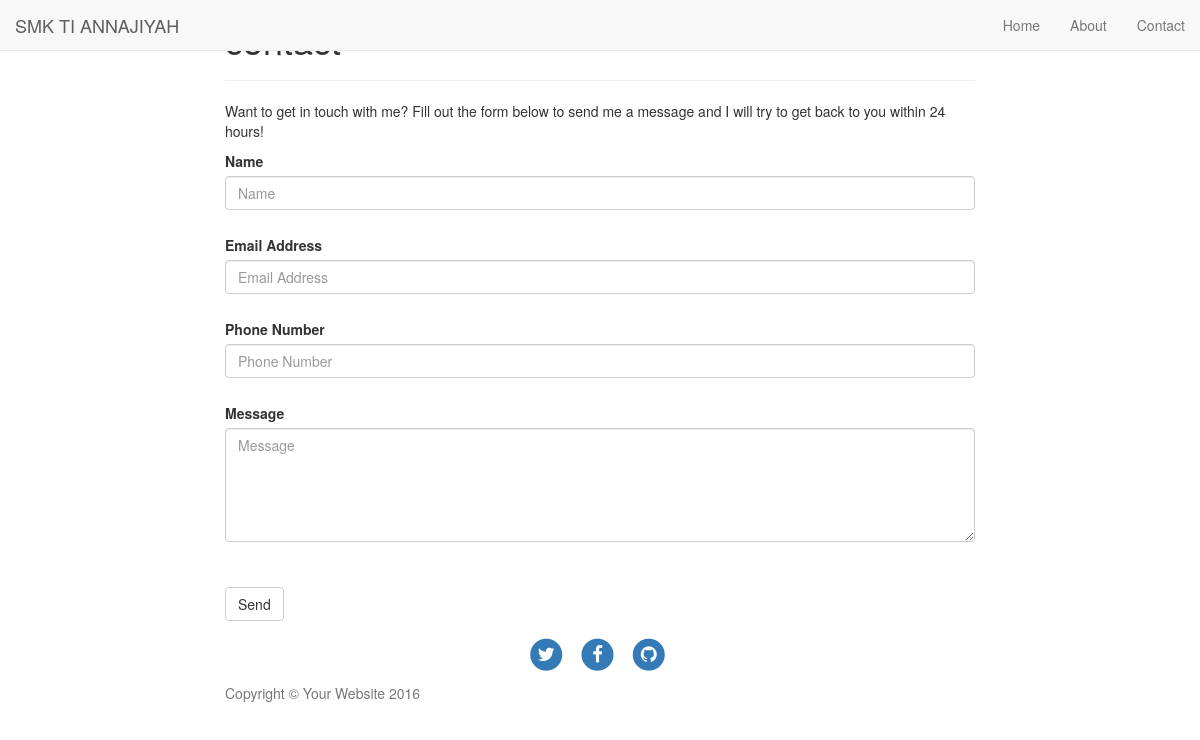
Page /blog/contact.php on the committed database.
### tables this page shows
CREATE TABLE IF NOT EXISTS `menu` (
  `ID` int(11) NOT NULL,
  `name` text NOT NULL,
  `link` varchar(100) NOT NULL,
  `order by` int(2) NOT NULL
);

### database.php (called while the page is built, shortened)
<?php
class database{
private $host;
private $username;
private $password;
private $dbname;
function __construct($a,$b,$c,$d){
$this->host=$a;
$this->username=$b;
$this->password=$c;
$this->dbname=$d;
}
function connect(){
$con=mysqli_connect($this->host,$this->username,$this->password,$this->dbname);
return $con;
}
function get_Menu_Ordered(){
$con=$this->connect();
$query="SELECT * FROM menu";
$result = mysqli_query($con,$query);
return $result;
}
}

### blog/page.php (the view, shortened to what this page needs)
<?php
class page {
private $db;
function __construct(){
global $database;
$this->db=$database;
}
function fhead($title="SMK TI ANNAJIYAH BISA"){  ?>
<!DOCTYPE html>
<html lang="en">
<head>
    <link href="<?php echo base_css ?>bootstrap.min.css" rel="stylesheet">
    <link href="<?php echo base_css ?>clean-blog.min.css" rel="stylesheet">
    <link href="http://maxcdn.bootstrapcdn.com/font-awesome/4.1.0/css/font-awesome.min.css" rel="stylesheet" type="text/css">
</head>
<body>
<?php }
function fnav(){  ?>
    <nav class="navbar navbar-default navbar-custom navbar-fixed-top">
        <div class="container-fluid">
            <div class="navbar-header page-scroll">
                <a class="navbar-brand" href="<?php echo base_url ?>blog/home.php"><?php echo namasitus?></a>
            </div>
            <div class="collapse navbar-collapse" id="bs-example-navbar-collapse-1">
                <ul class="nav navbar-nav navbar-right">
                    <?php
					foreach($this->db->get_Menu_Ordered() as $val){
					echo '<li><a href="'.$val['link'].'">'.$val['name'].'</a></li>';
					}
					?>
                </ul>
            </div>
        </div>
    </nav>
<?php }
function fheader($judul='',$subjudul=''){  ?>
    <header class="intro-header" style="background-image: url('<?php echo base_upload ?>img/home-bg.jpg')">
        <div class="container">
            <div class="row">
                <div class="col-lg-8 col-lg-offset-2 col-md-10 col-md-offset-1">
                    <div class="site-heading">
                        <h1><?php echo $judul?></h1>
                        <hr class="small">
                    </div>
                </div>
            </div>
        </div>
    </header>
<?php }
function ffooter(){  ?>
    <footer>
        <div class="container">
            <div class="row">
                <div class="col-lg-8 col-lg-offset-2 col-md-10 col-md-offset-1">
                    <ul class="list-inline text-center">
                        <li>
                            <a href="#">
                                <span class="fa-stack fa-lg">
                                    <i class="fa fa-circle fa-stack-2x"></i>
                                    <i class="fa fa-twitter fa-stack-1x fa-inverse"></i>
                                </span>
                            </a>
                        </li>
                        <li>
                            <a href="#">
                                <span class="fa-stack fa-lg">
                                    <i class="fa fa-circle fa-stack-2x"></i>
                                    <i class="fa fa-facebook fa-stack-1x fa-inverse"></i>
                                </span>
                            </a>
                        </li>
                        <li>
                            <a href="#">
                                <span class="fa-stack fa-lg">
                                    <i class="fa fa-circle fa-stack-2x"></i>
                                    <i class="fa fa-github fa-stack-1x fa-inverse"></i>
                                </span>
                            </a>
                        </li>
                    </ul>
                    <p class="copyright text-muted"><?php echo copyr;?></p>
                </div>
            </div>
        </div>
    </footer>
<?php }
function ffoot(){  ?>
</body>
</html>
<?php }
}

### rows in the picture
menu: name "Home"
menu: name "About"
menu: name "Contact"

### other values in the picture
namasitus "SMK TI ANNAJIYAH"
copyr "Copyright © Your Website 2016"
